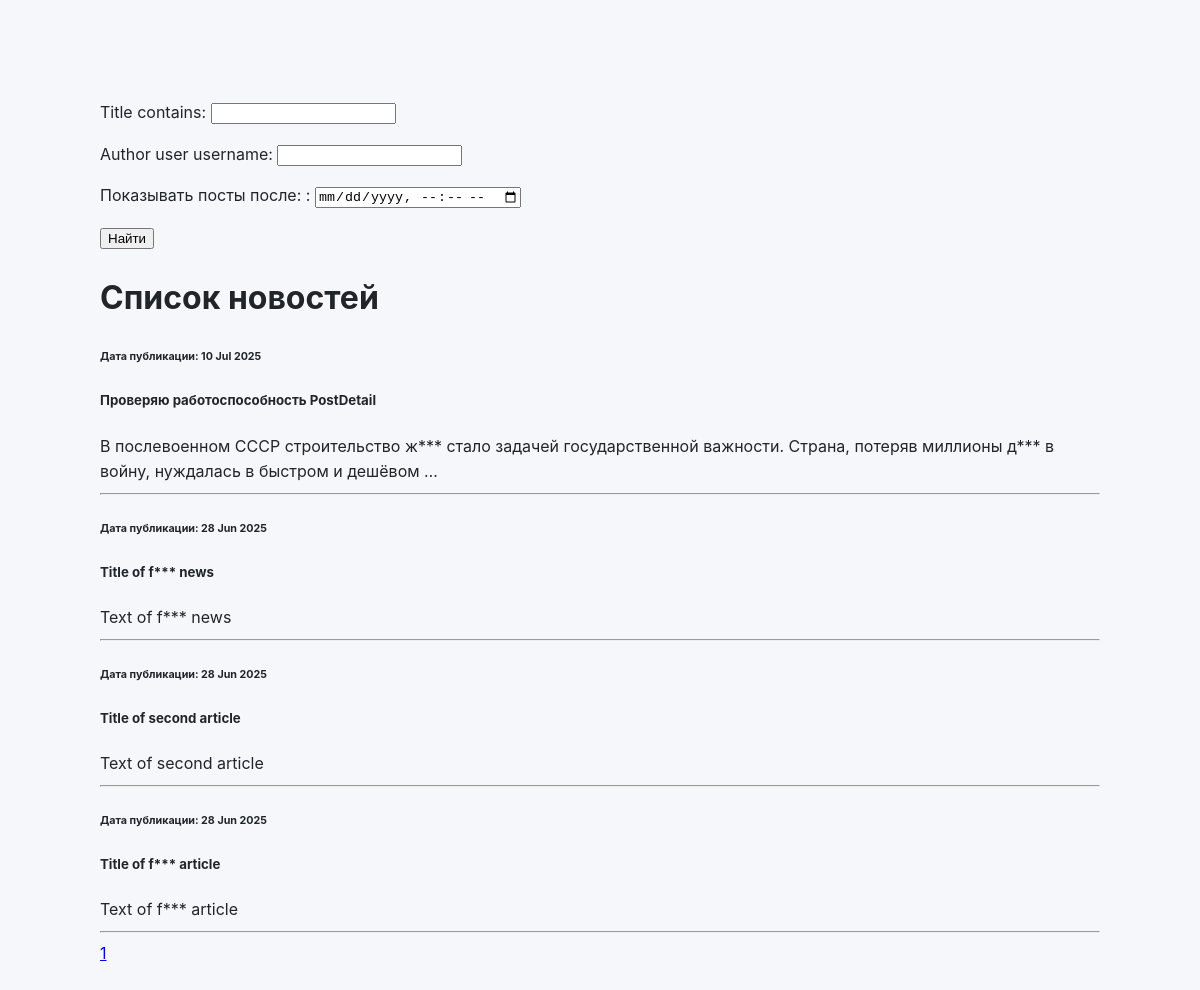
The app's page /search, older data.
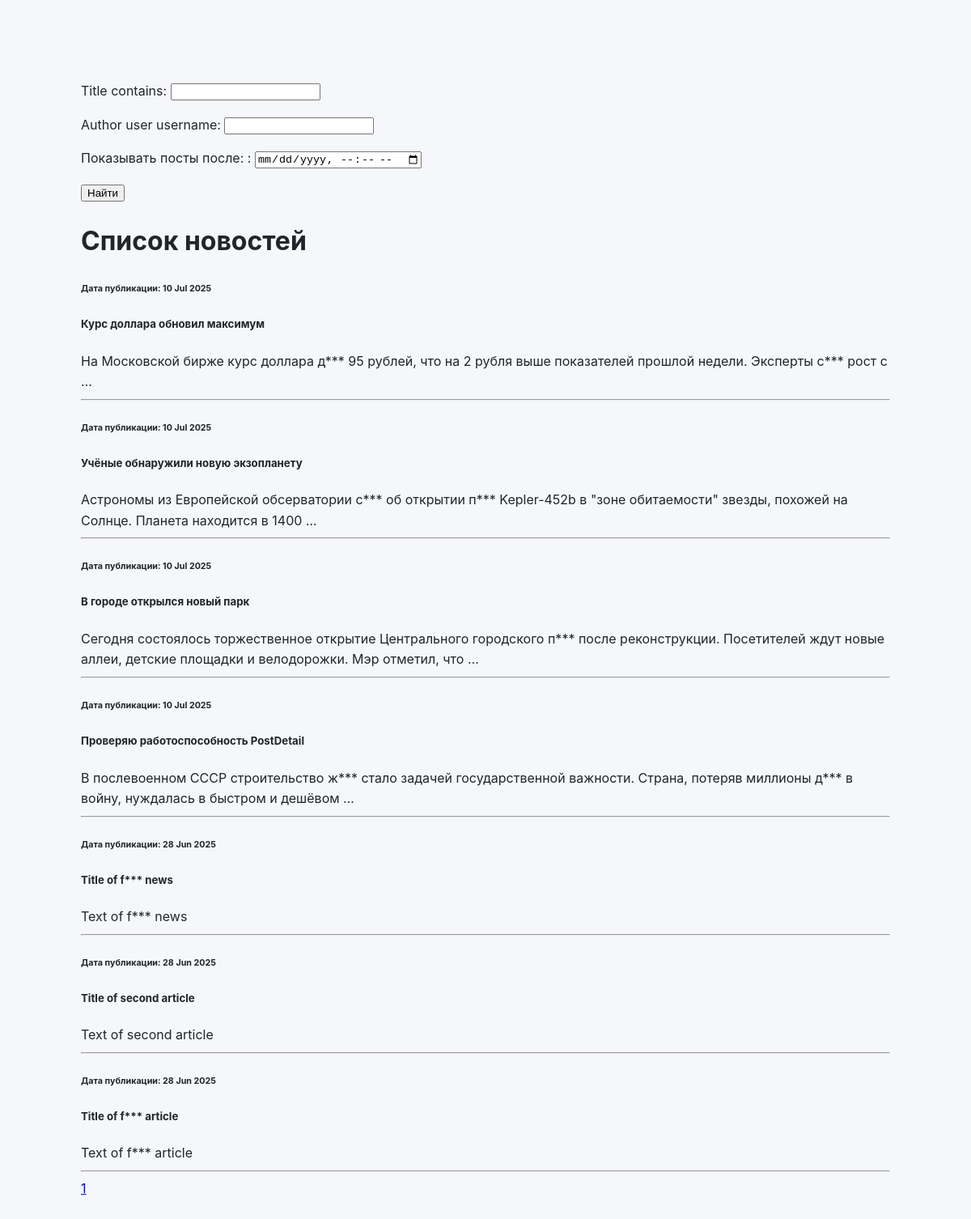
The same page, newer data.
### portal/models.py (models this page shows, shortened)
class Post (models.Model):
    author = models.ForeignKey(Author, on_delete=models.CASCADE)
    type = models.CharField(choices=POST_TYPE)
    time_in = models.DateTimeField(auto_now_add=True)
    categoryes = models.ManyToManyField(Category, through='PostCategory')
    title = models.CharField(max_length=255)
    text = models.TextField()
    rating = models.IntegerField(default=0)

### portal/views.py (the view)
# urls.py: path('search', SearchPostList.as_view(), name='post_search'),
class SearchPostList (ListView):
    model = Post
    ordering = '-time_in'
    template_name = 'searchpost.html'
    context_object_name = 'searchpost'
    paginate_by = 10
    def get_queryset(self):
        queryset = super().get_queryset()
        self.filterset = PostFilter(self.request.GET, queryset)
        return self.filterset.qs
    def get_context_data(self, **kwargs):
        context = super().get_context_data(**kwargs)
        context['filterset'] = self.filterset
        return context

### portal/templatetags/custom_filters.py (called while the page is built)
@register.filter()
def censor(value):
    if not isinstance(value, str):
        raise TypeError('Ожидается строка.')
    else:
        words = value.split()
        censored_words = []
        for word in words:
            if word in CENSOR_LIST:
                censored_word = f'{word[0]}***'
                censored_words.append(censored_word)
            else:
                censored_words.append(word)
    return ' '.join(censored_words)

### portal/templatetags/custom_tags.py (called while the page is built)
@register.simple_tag(takes_context=True)
def url_replace(context, **kwargs):
    d = context['request'].GET.copy()
    for k, v in kwargs.items():
        d[k] = v
    return d.urlencode()

### templates/searchpost.html (shortened to what this page needs)
{% extends 'flatpages/default.html' %}
{% load custom_filters %}
{% load custom_tags %}
{% block content %}
<form action="" method="get">
       {{ filterset.form.as_p }}
       <input type="submit" value="Найти" />
</form>
<h1>Список новостей</h1>
{% if searchpost %}
    {% for post in searchpost %}
        <div>
            <h6>Дата публикации: {{ post.time_in | date:'d M Y' }}</h6>
            <h5>{{ post.title | censor }}</h5>
            <str>{{ post.text | truncatewords:20 | censor }}</str>
        </div>
        <hr>
    {% endfor %}
{% endif %}
{% for num in page_obj.paginator.page_range %}
  {% if page_obj.number == num %}
    <a href="?{% url_replace page=num  %}">{{ num }}</a>
  {% elif num > page_obj.number|add:'-3' and num < page_obj.number|add:'3' %}
    <a href="?{% url_replace page=num  %}">{{ num }}</a>
  {% endif %}
{% endfor %}
{% endblock %}

### templates/flatpages/default.html (shortened to what this page needs)
<!DOCTYPE html>
<html lang="en">
<head>
    {% load static %}
    {% load custom_filters %}
    <link rel="stylesheet" href="{% static 'css/styles.css' %}">
</head>
<body>
{% block content %}{% endblock %}
</body>
</html>

### static/css/styles.css (style rules this page uses)
:root { --primary: #4361ee; --secondary: #3f37c9; --accent: #f72585; --light: #f8f9fa; --dark: #212529; --gray: #6c757d; --success: #4cc9f0; --card-bg: #ffffff; --shadow: 0 4px 20px rgba(0, 0, 0, 0.1); --transition: all 0.3s cubic-bezier(0.25, 0.8, 0.25, 1); }
body { font-family: 'Inter', -apple-system, BlinkMacSystemFont, sans-serif; line-height: 1.6; color: var(--dark); background-color: #f5f7fa; margin: 100px; padding: 0; }

Row changes from the older to the newer data that the page shows:
added Post: time_in "10 Jul 2025", title|censor "Курс доллара обновил максимум", text|censor "На Московской бирже курс доллара д*** 95 рублей, что на 2 рубля выше показателей прошлой недели. Эксперты с*** рост с …"
added Post: time_in "10 Jul 2025", title|censor "Учёные обнаружили новую экзопланету", text|censor "Астрономы из Европейской обсерватории с*** об открытии п*** Kepler-452b в \"зоне обитаемости\" звезды, похожей на Солнце. Планета находится в 1400 …"
added Post: time_in "10 Jul 2025", title|censor "В городе открылся новый парк", text|censor "Сегодня состоялось торжественное открытие Центрального городского п*** после реконструкции. Посетителей ждут новые аллеи, детские площадки и велодорожки. Мэр отметил, что …"
